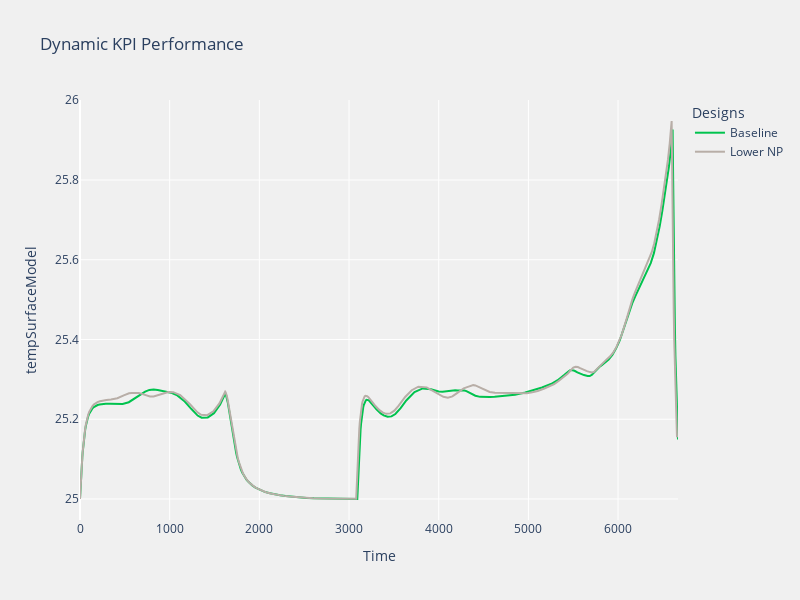

Notebook code cell kept with this figure:
### Code cell
single_output.plot_dynamic_response("tempSurfaceModel")

### Figure 1 — Plotly figure (JSON) as saved in the notebook; plotly's stock layout.template omitted (floating-point values rounded to 4 significant figures; data arrays with more than 128 entries replaced by an {"elided": "..."} marker saying what was removed)
{"data": [{"line": {"color": "rgb(0, 195, 78)", "width": 2}, "mode": "lines", "name": "Baseline", "type": "scatter", "x": {"elided": "335 float values"}, "y": {"elided": "335 float values"}}, {"line": {"color": "rgb(184, 174, 167)", "width": 2}, "mode": "lines", "name": "Lower NP", "type": "scatter", "x": {"elided": "309 float values"}, "y": {"elided": "309 float values"}}], "layout": {"height": 600, "legend": {"title": {"text": "Designs"}}, "paper_bgcolor": "rgba(240, 240, 240, 1)", "plot_bgcolor": "rgba(240, 240, 240, 1)", "title": {"text": "Dynamic KPI Performance"}, "width": 800, "xaxis": {"title": {"text": "Time"}}, "yaxis": {"title": {"text": "tempSurfaceModel"}}}}
